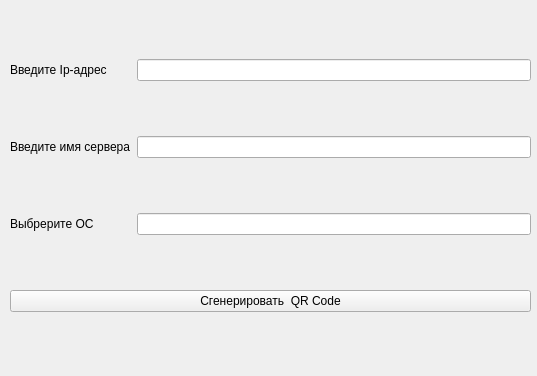
<?xml version="1.0" encoding="UTF-8"?>
<ui version="4.0">
 <class>Form</class>
 <widget class="QWidget" name="Form">
  <property name="geometry">
   <rect>
    <x>0</x>
    <y>0</y>
    <width>537</width>
    <height>376</height>
   </rect>
  </property>
  <property name="windowTitle">
   <string>Form</string>
  </property>
  <widget class="QWidget" name="gridLayoutWidget">
   <property name="geometry">
    <rect>
     <x>10</x>
     <y>10</y>
     <width>521</width>
     <height>351</height>
    </rect>
   </property>
   <layout class="QGridLayout" name="gridLayout">
    <item row="3" column="1">
     <widget class="QLineEdit" name="lineEdit_3"/>
    </item>
    <item row="2" column="0">
     <widget class="QLabel" name="label_2">
      <property name="text">
       <string>Введите имя сервера</string>
      </property>
     </widget>
    </item>
    <item row="2" column="1">
     <widget class="QLineEdit" name="lineEdit_2"/>
    </item>
    <item row="0" column="1">
     <widget class="QLineEdit" name="lineEdit"/>
    </item>
    <item row="0" column="0">
     <widget class="QLabel" name="label">
      <property name="text">
       <string>Введите Ip-адрес</string>
      </property>
     </widget>
    </item>
    <item row="3" column="0">
     <widget class="QLabel" name="label_3">
      <property name="text">
       <string>Выбрерите ОС</string>
      </property>
     </widget>
    </item>
    <item row="4" column="0" colspan="2">
     <widget class="QPushButton" name="pushButton">
      <property name="text">
       <string>Сгенерировать  QR Code</string>
      </property>
     </widget>
    </item>
   </layout>
  </widget>
 </widget>
 <resources/>
 <connections/>
</ui>
